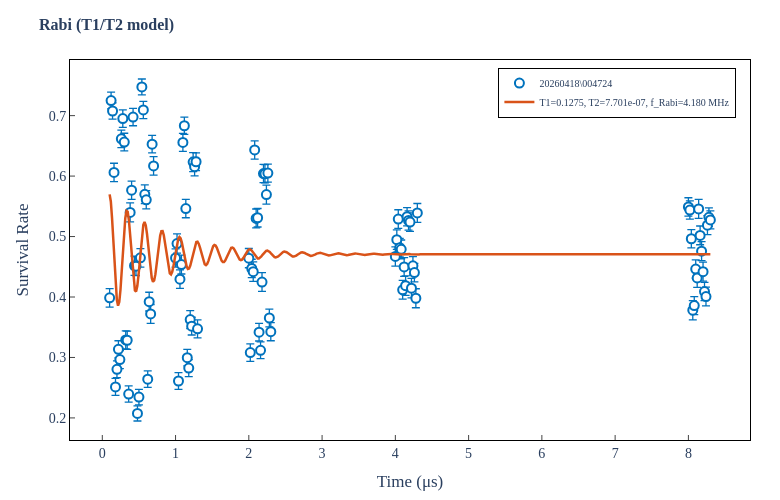

Notebook cell for this chart:
### Code cell
# Damped Rabi with separate T1 (population relaxation) and T2 (dephasing)
#   y(t) = y_inf + B*exp(-t/T1) + A*sin(2*pi*t/T + phi)*exp(-t/T2)
#
# At t->inf:  y -> y_inf  (steady-state survival, typically ~0.5)
# At t=0:     y = y_inf + B + A*sin(phi)
# T1 controls how fast the mean drifts to y_inf
# T2 controls how fast oscillations damp out (T2 <= 2*T1 physically)

from scipy.optimize import curve_fit

def rabi_T1T2_model(x, y_inf, B, T1, A, T, T2, phi):
    return y_inf + B * np.exp(-x / T1) + A * np.sin(2*np.pi*x / T + phi) * np.exp(-x / T2)

x = scan_params.copy()
y = p11_mean.copy()
yerr = p11_sem.copy()

# Drop NaN/Inf points (no data for those scan params)
valid = np.isfinite(x) & np.isfinite(y)
x, y, yerr = x[valid], y[valid], yerr[valid]

# --- Initial guesses ---
# User knows Rabi freq ~ 5 MHz => T ~ 200 ns
f_rabi_guess = 5e6                                   # Hz — adjust if needed
T_g     = 1.0 / f_rabi_guess                        # ~2e-7 s
y_inf_g = 0.5                                        # two-level system steady state
B_g     = 0.5                                        # starts at ~1, decays to ~0.5
A_g     = 0.4                                        # large initial oscillation amplitude
T1_g    = (x.max() - x.min())                       # slow relaxation
T2_g    = (x.max() - x.min()) / 2                   # faster dephasing
phi_g   = pi

p0 = [y_inf_g, B_g, T1_g, A_g, T_g, T2_g, phi_g]

# Bounds: constrain T near the expected Rabi period
lb = [0,   -1, 1e-15, 0.05, T_g/5,  1e-15, -2*np.pi]
ub = [1.5,  1, np.inf, 1,   T_g*5,  np.inf, 2*np.pi]

# Use sigma only if all values are finite and positive
use_sigma = np.all(np.isfinite(yerr) & (yerr > 0))

try:
    popt, pcov = curve_fit(rabi_T1T2_model, x, y, p0=p0, bounds=(lb, ub),
                           sigma=yerr if use_sigma else None,
                           maxfev=20000)
    perr = np.sqrt(np.diag(pcov))
    x_fit = np.linspace(x.min(), x.max(), 500)
    y_fit = rabi_T1T2_model(x_fit, *popt)

    names = ['y_inf', 'B', 'T1', 'A', 'T', 'T2', 'phi']
    for n, v, e in zip(names, popt, perr):
        print(f'  {n:>5s} = {v:.4g}  +/- {e:.4g}')
    print(f'  Rabi freq = {1/popt[4]:.4g} Hz = {1/popt[4]/1e6:.4g} MHz')

    fit_label = f'T1={popt[2]:.4g}, T2={popt[5]:.4g}, f_Rabi={1/popt[4]/1e6:.3f} MHz'
    fig = plotting.plot_rabi_interactive(x, y, yerr, x_fit, y_fit, fit_label,
                                          xlabel='Time (s)', title='Rabi (T1/T2 model)',
                                          data_path=matPath)
    fig.show()
except Exception as e:
    print(f'Rabi T1/T2 fit failed: {e}')
    print(f'Initial guesses: {dict(zip(["y_inf","B","T1","A","T","T2","phi"], p0))}')

### Figure 1 — Plotly figure (JSON) as saved in the notebook; plotly's stock layout.template omitted (floating-point values rounded to 4 significant figures; data arrays with more than 128 entries replaced by an {"elided": "..."} marker saying what was removed)
{"data": [{"error_y": {"array": [0.01525, 0.01385, 0.01358, 0.01511, 0.01404, 0.01397, 0.01413, 0.01476, 0.01455, 0.01458, 0.01462, 0.01484, 0.01519, 0.01332, 0.01575, 0.0151, 0.01437, 0.01578, 0.0155, 0.01245, 0.01292, 0.01527, 0.01309, 0.01425, 0.01548, 0.01512, 0.01376, 0.01549, 0.01556, 0.01445, 0.01524, 0.01514, 0.01591, 0.01379, 0.01533, 0.0157, 0.01475, 0.01439, 0.01514, 0.01374, 0.01395, 0.01479, 0.01465, 0.01566, 0.01519, 0.01475, 0.01492, 0.01593, 0.01448, 0.01527, 0.01615, 0.01519, 0.01564, 0.01531, 0.01464, 0.01395, 0.0155, 0.01512, 0.01509, 0.01576, 0.0149, 0.01465, 0.01493, 0.01588, 0.016, 0.01548, 0.01537, 0.01551, 0.01553, 0.01554, 0.01608, 0.01516, 0.0158, 0.01529, 0.01619, 0.01534, 0.01539, 0.01572, 0.01566, 0.01514, 0.01512, 0.01503, 0.01592, 0.01481, 0.01508, 0.0156, 0.01561, 0.01553, 0.01571, 0.01578, 0.01509, 0.01551, 0.01571, 0.01563, 0.01488], "color": "#0072BD", "thickness": 1.3, "type": "data", "visible": true}, "hovertemplate": "x = %{x:.5g}<br>y = %{y:.4f}<extra></extra>", "marker": {"color": "white", "line": {"color": "#0072BD", "width": 2}, "size": 9}, "mode": "markers", "name": "20260418\\004724", "type": "scatter", "x": [0.1, 0.12, 0.14, 0.16, 0.18, 0.2, 0.22, 0.24, 0.26, 0.28, 0.3, 0.32, 0.34, 0.36, 0.38, 0.4, 0.42, 0.44, 0.46, 0.48, 0.5, 0.52, 0.54, 0.56, 0.58, 0.6, 0.62, 0.64, 0.66, 0.68, 0.7, 1.0, 1.02, 1.04, 1.06, 1.08, 1.1, 1.12, 1.14, 1.16, 1.18, 1.2, 1.22, 1.24, 1.26, 1.28, 1.3, 2.0, 2.02, 2.04, 2.06, 2.08, 2.1, 2.12, 2.14, 2.16, 2.18, 2.2, 2.22, 2.24, 2.26, 2.28, 2.3, 4.0, 4.02, 4.04, 4.06, 4.08, 4.1, 4.12, 4.14, 4.16, 4.18, 4.2, 4.22, 4.24, 4.26, 4.28, 4.3, 8.0, 8.02, 8.04, 8.06, 8.08, 8.1, 8.12, 8.14, 8.16, 8.18, 8.2, 8.22, 8.24, 8.26, 8.28, 8.3], "y": [0.3986, 0.725, 0.7077, 0.6061, 0.2513, 0.2805, 0.3135, 0.2965, 0.6616, 0.6951, 0.6562, 0.329, 0.3285, 0.2395, 0.5399, 0.5766, 0.6977, 0.4517, 0.451, 0.2074, 0.2344, 0.4649, 0.7475, 0.7094, 0.5699, 0.5608, 0.2641, 0.3924, 0.372, 0.6529, 0.6169, 0.4645, 0.4883, 0.2611, 0.4295, 0.4537, 0.6557, 0.6833, 0.5462, 0.2997, 0.2824, 0.3627, 0.3518, 0.6232, 0.6156, 0.6237, 0.3474, 0.4643, 0.3081, 0.4472, 0.4419, 0.6432, 0.5299, 0.5311, 0.3419, 0.3119, 0.4248, 0.6042, 0.6038, 0.5694, 0.605, 0.3654, 0.3426, 0.4671, 0.4949, 0.5288, 0.4816, 0.4788, 0.4119, 0.4498, 0.4187, 0.5328, 0.5265, 0.5239, 0.4147, 0.4515, 0.4404, 0.3979, 0.539, 0.5491, 0.5438, 0.4964, 0.3782, 0.3858, 0.4462, 0.4315, 0.5457, 0.5019, 0.4758, 0.442, 0.409, 0.4008, 0.5188, 0.5319, 0.5275]}, {"hovertemplate": "x = %{x:.5g}<br>y_fit = %{y:.4f}<extra></extra>", "line": {"color": "#D95319", "width": 2.5}, "mode": "lines", "name": "T1=0.1275, T2=7.701e-07, f_Rabi=4.180 MHz", "type": "scatter", "x": {"elided": "500 float values"}, "y": {"elided": "500 float values"}}], "layout": {"font": {"family": "STIX Two Text, STIXGeneral, Times New Roman, Georgia, serif", "size": 14}, "height": 500, "hovermode": "closest", "legend": {"bgcolor": "rgba(255,255,255,0.85)", "bordercolor": "black", "borderwidth": 1, "font": {"size": 10}, "x": 0.98, "xanchor": "right", "y": 0.98, "yanchor": "top"}, "margin": {"b": 60, "l": 70, "r": 30, "t": 60}, "paper_bgcolor": "white", "plot_bgcolor": "white", "title": {"font": {"size": 16}, "text": "<b>Rabi (T1/T2 model)</b>"}, "width": 780, "xaxis": {"linecolor": "black", "linewidth": 1, "mirror": true, "showgrid": false, "showline": true, "ticks": "inside", "title": {"text": "Time (μs)"}}, "yaxis": {"linecolor": "black", "linewidth": 1, "mirror": true, "showgrid": false, "showline": true, "ticks": "inside", "title": {"text": "Survival Rate"}}}}
